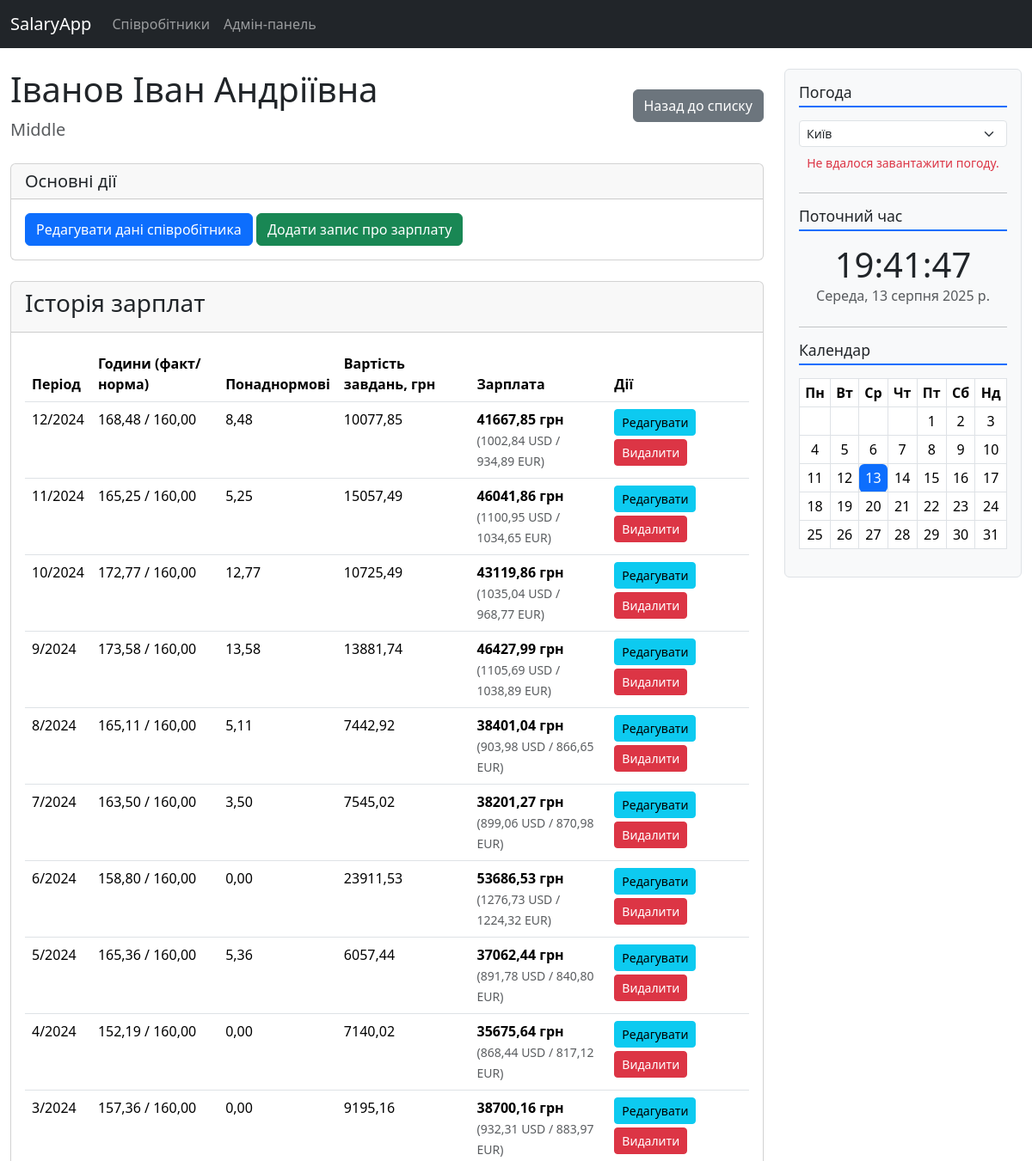
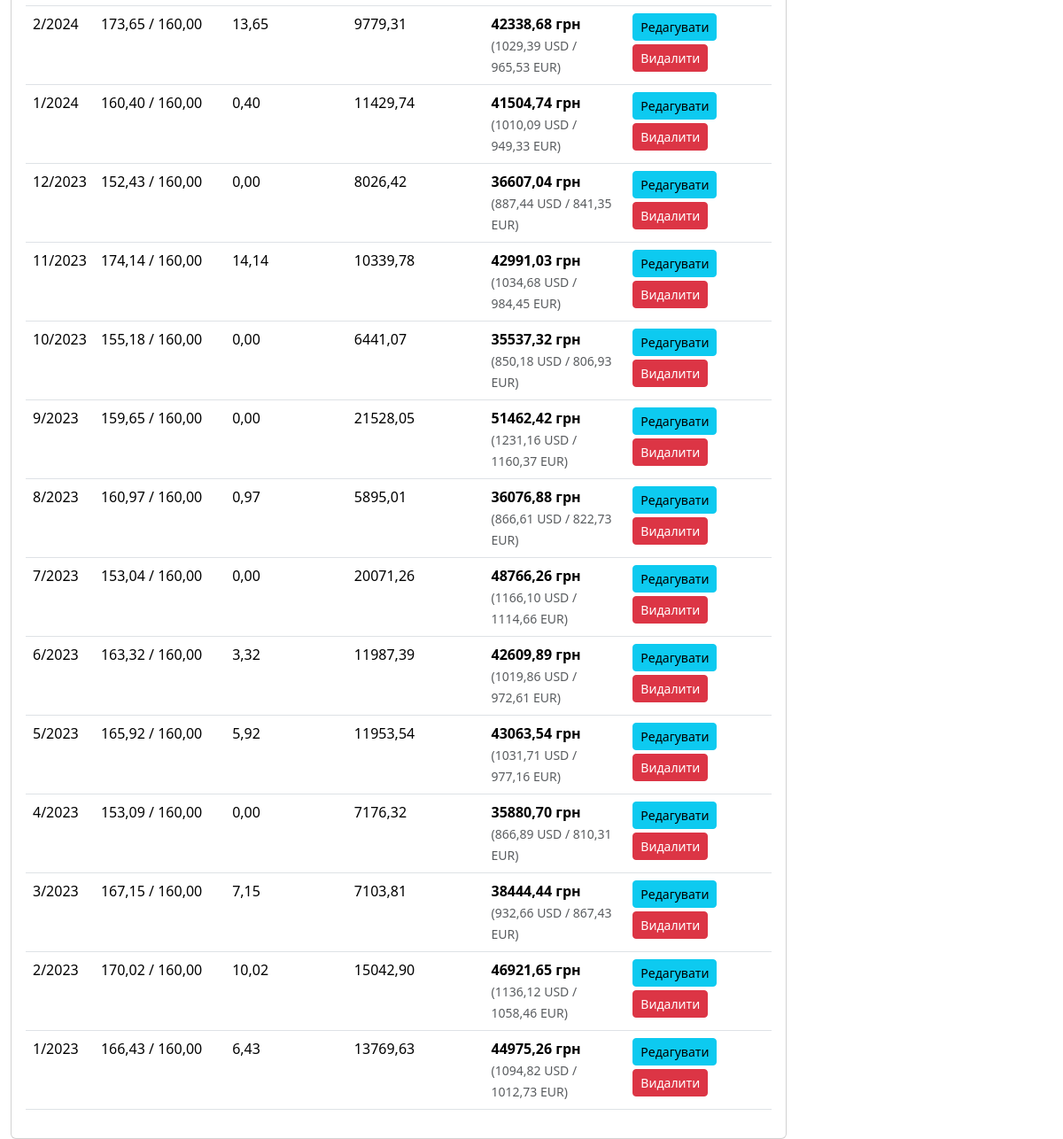
The page /employees/14/ on the database its author committed (2 pictures, top to bottom).
### employees/models.py (models this page shows, shortened)
class Employee(models.Model):
    LEVEL_CHOICES = [
        ('JUN', 'Junior'),
        ('MID', 'Middle'),
        ('SEN', 'Senior'),
        ('LEAD', 'Team Lead'),
    ]
    first_name = models.CharField(max_length=100, verbose_name='Ім\'я')
    last_name = models.CharField(max_length=100, verbose_name='Прізвище')
    patronymic = models.CharField(max_length=100, blank=True, verbose_name='По-батькові')
    level = models.CharField(max_length=4, choices=LEVEL_CHOICES, verbose_name='Рівень')
    def get_full_name(self):
        return f"{self.last_name} {self.first_name} {self.patronymic}".strip()
    class Meta:
        verbose_name = 'Співробітник'
        verbose_name_plural = 'Співробітники'

class SalaryRecord(models.Model):
    employee = models.ForeignKey(Employee, on_delete=models.CASCADE, related_name='salary_records',
                                 verbose_name='Співробітник')
    month = models.PositiveSmallIntegerField(verbose_name='Місяць (1-12)')
    year = models.PositiveSmallIntegerField(verbose_name='Рік (напр. 2025)')
    actual_hours = models.DecimalField(max_digits=5, decimal_places=2, verbose_name='Фактично відпрацьовані години')
    standard_hours = models.DecimalField(max_digits=5, decimal_places=2, verbose_name='Норма годин на місяць')
    tasks_completed_value = models.DecimalField(max_digits=10, decimal_places=2,
                                                verbose_name='Загальна вартість завдань (грн)')
    usd_rate = models.DecimalField(max_digits=6, decimal_places=2, verbose_name='Курс USD на цей місяць')
    eur_rate = models.DecimalField(max_digits=6, decimal_places=2, verbose_name='Курс EUR на цей місяць')
    calculated_salary = models.DecimalField(max_digits=12, decimal_places=2, editable=False, default=0.0,
                                            verbose_name='Розрахована зарплата (грн)')
    class Meta:
        unique_together = ('employee', 'month', 'year')
        ordering = ['-year', '-month']  # Найновіші записи будуть першими
        verbose_name = 'Запис про зарплату'
        verbose_name_plural = 'Записи про зарплату'
    @property
    def overtime_hours(self):
        overtime = self.actual_hours - self.standard_hours
        return max(overtime, Decimal(0))  # Повертає 0, якщо понаднормових не було
    @property
    def salary_in_usd(self):
        if self.usd_rate and self.usd_rate > 0:
            return self.calculated_salary / self.usd_rate
        return Decimal('0')
    @property
    def salary_in_eur(self):
        if self.eur_rate and self.eur_rate > 0:
            return self.calculated_salary / self.eur_rate
        return Decimal('0')

### employees/views.py (the view)
# urls.py: path('<int:pk>/', views.EmployeeDetailView.as_view(), name='employee-detail'),
class EmployeeDetailView(DetailView):
    model = Employee
    context_object_name = 'employee'
    template_name = 'employees/employee_detail.html'

### templates/employees/employee_detail.html (shortened to what this page needs)
{% extends 'base.html' %}
{% block content %}
<div class="d-flex justify-content-between align-items-center mb-4">
    <div>
        <h1>{{ employee.get_full_name }}</h1>
        <p class="lead text-muted mb-0">{{ employee.get_level_display }}</p>
    </div>
    <a href="{% url 'employee-list' %}" class="btn btn-secondary">Назад до списку</a>
</div>
<div class="card mb-4">
    <div class="card-header">
        <h5 class="card-title mb-0">Основні дії</h5>
    </div>
    <div class="card-body">
        <a href="{% url 'employee-update' employee.pk %}" class="btn btn-primary">Редагувати дані співробітника</a>
        <a href="{% url 'salary-create' employee.pk %}" class="btn btn-success">Додати запис про зарплату</a>
    </div>
</div>
<div class="card">
    <div class="card-header"><h3>Історія зарплат</h3></div>
    <div class="card-body">
        <div class="table-responsive">
            <table class="table table-hover">
                <thead>
                    <tr>
                        <th scope="col">Період</th>
                        <th scope="col">Години (факт/норма)</th>
                        <th scope="col">Понаднормові</th>
                        <th scope="col">Вартість завдань, грн</th>
                        <th scope="col">Зарплата</th> <th scope="col">Дії</th>
                    </tr>
                </thead>
                <tbody>
                    {% for record in employee.salary_records.all %}
                        <tr>
                            <td>{{ record.month }}/{{ record.year }}</td>
                            <td>{{ record.actual_hours|floatformat:2 }} / {{ record.standard_hours|floatformat:2 }}</td>
                            <td>{{ record.overtime_hours|floatformat:2 }}</td>
                            <td>{{ record.tasks_completed_value|floatformat:2 }}</td>
                            <td>
                                <strong>{{ record.calculated_salary|floatformat:2 }} грн</strong>
                                <br><small class="text-muted">({{ record.salary_in_usd|floatformat:2 }} USD / {{ record.salary_in_eur|floatformat:2 }} EUR)</small>
                            </td>
                            <td>
                                <a href="{% url 'salary-update' record.pk %}" class="btn btn-sm btn-info">Редагувати</a>
                                <a href="{% url 'salary-delete' record.pk %}" class="btn btn-sm btn-danger mt-1">Видалити</a>
                            </td>
                        </tr>
                    {% empty %}
                        <tr><td colspan="6" class="text-center">Для цього співробітника ще немає записів про зарплату.</td></tr>
                    {% endfor %}
                </tbody>
            </table>
        </div>
    </div>
</div>
{% endblock %}

### rows shown on the page
Employee: get_full_name "Іванов Іван Андріївна", level "Middle"
SalaryRecord: month "12", year "2024", actual_hours "168,48", standard_hours "160,00", overtime_hours "8,48", tasks_completed_value "10077,85", calculated_salary "41667,85", salary_in_usd "1002,84", salary_in_eur "934,89"
SalaryRecord: month "11", year "2024", actual_hours "165,25", standard_hours "160,00", overtime_hours "5,25", tasks_completed_value "15057,49", calculated_salary "46041,86", salary_in_usd "1100,95", salary_in_eur "1034,65"
SalaryRecord: month "10", year "2024", actual_hours "172,77", standard_hours "160,00", overtime_hours "12,77", tasks_completed_value "10725,49", calculated_salary "43119,86", salary_in_usd "1035,04", salary_in_eur "968,77"
SalaryRecord: month "9", year "2024", actual_hours "173,58", standard_hours "160,00", overtime_hours "13,58", tasks_completed_value "13881,74", calculated_salary "46427,99", salary_in_usd "1105,69", salary_in_eur "1038,89"
SalaryRecord: month "8", year "2024", actual_hours "165,11", standard_hours "160,00", overtime_hours "5,11", tasks_completed_value "7442,92", calculated_salary "38401,04", salary_in_usd "903,98", salary_in_eur "866,65"
SalaryRecord: month "7", year "2024", actual_hours "163,50", standard_hours "160,00", overtime_hours "3,50", tasks_completed_value "7545,02", calculated_salary "38201,27", salary_in_usd "899,06", salary_in_eur "870,98"
SalaryRecord: month "6", year "2024", actual_hours "158,80", standard_hours "160,00", overtime_hours "0,00", tasks_completed_value "23911,53", calculated_salary "53686,53", salary_in_usd "1276,73", salary_in_eur "1224,32"
SalaryRecord: month "5", year "2024", actual_hours "165,36", standard_hours "160,00", overtime_hours "5,36", tasks_completed_value "6057,44", calculated_salary "37062,44", salary_in_usd "891,78", salary_in_eur "840,80"
SalaryRecord: month "4", year "2024", actual_hours "152,19", standard_hours "160,00", overtime_hours "0,00", tasks_completed_value "7140,02", calculated_salary "35675,64", salary_in_usd "868,44", salary_in_eur "817,12"
SalaryRecord: month "3", year "2024", actual_hours "157,36", standard_hours "160,00", overtime_hours "0,00", tasks_completed_value "9195,16", calculated_salary "38700,16", salary_in_usd "932,31", salary_in_eur "883,97"
SalaryRecord: month "2", year "2024", actual_hours "173,65", standard_hours "160,00", overtime_hours "13,65", tasks_completed_value "9779,31", calculated_salary "42338,68", salary_in_usd "1029,39", salary_in_eur "965,53"
SalaryRecord: month "1", year "2024", actual_hours "160,40", standard_hours "160,00", overtime_hours "0,40", tasks_completed_value "11429,74", calculated_salary "41504,74", salary_in_usd "1010,09", salary_in_eur "949,33"
SalaryRecord: month "12", year "2023", actual_hours "152,43", standard_hours "160,00", overtime_hours "0,00", tasks_completed_value "8026,42", calculated_salary "36607,04", salary_in_usd "887,44", salary_in_eur "841,35"
SalaryRecord: month "11", year "2023", actual_hours "174,14", standard_hours "160,00", overtime_hours "14,14", tasks_completed_value "10339,78", calculated_salary "42991,03", salary_in_usd "1034,68", salary_in_eur "984,45"
SalaryRecord: month "10", year "2023", actual_hours "155,18", standard_hours "160,00", overtime_hours "0,00", tasks_completed_value "6441,07", calculated_salary "35537,32", salary_in_usd "850,18", salary_in_eur "806,93"
SalaryRecord: month "9", year "2023", actual_hours "159,65", standard_hours "160,00", overtime_hours "0,00", tasks_completed_value "21528,05", calculated_salary "51462,42", salary_in_usd "1231,16", salary_in_eur "1160,37"
SalaryRecord: month "8", year "2023", actual_hours "160,97", standard_hours "160,00", overtime_hours "0,97", tasks_completed_value "5895,01", calculated_salary "36076,88", salary_in_usd "866,61", salary_in_eur "822,73"
SalaryRecord: month "7", year "2023", actual_hours "153,04", standard_hours "160,00", overtime_hours "0,00", tasks_completed_value "20071,26", calculated_salary "48766,26", salary_in_usd "1166,10", salary_in_eur "1114,66"
SalaryRecord: month "6", year "2023", actual_hours "163,32", standard_hours "160,00", overtime_hours "3,32", tasks_completed_value "11987,39", calculated_salary "42609,89", salary_in_usd "1019,86", salary_in_eur "972,61"
SalaryRecord: month "5", year "2023", actual_hours "165,92", standard_hours "160,00", overtime_hours "5,92", tasks_completed_value "11953,54", calculated_salary "43063,54", salary_in_usd "1031,71", salary_in_eur "977,16"
SalaryRecord: month "4", year "2023", actual_hours "153,09", standard_hours "160,00", overtime_hours "0,00", tasks_completed_value "7176,32", calculated_salary "35880,70", salary_in_usd "866,89", salary_in_eur "810,31"
SalaryRecord: month "3", year "2023", actual_hours "167,15", standard_hours "160,00", overtime_hours "7,15", tasks_completed_value "7103,81", calculated_salary "38444,44", salary_in_usd "932,66", salary_in_eur "867,43"
SalaryRecord: month "2", year "2023", actual_hours "170,02", standard_hours "160,00", overtime_hours "10,02", tasks_completed_value "15042,90", calculated_salary "46921,65", salary_in_usd "1136,12", salary_in_eur "1058,46"
SalaryRecord: month "1", year "2023", actual_hours "166,43", standard_hours "160,00", overtime_hours "6,43", tasks_completed_value "13769,63", calculated_salary "44975,26", salary_in_usd "1094,82", salary_in_eur "1012,73"
